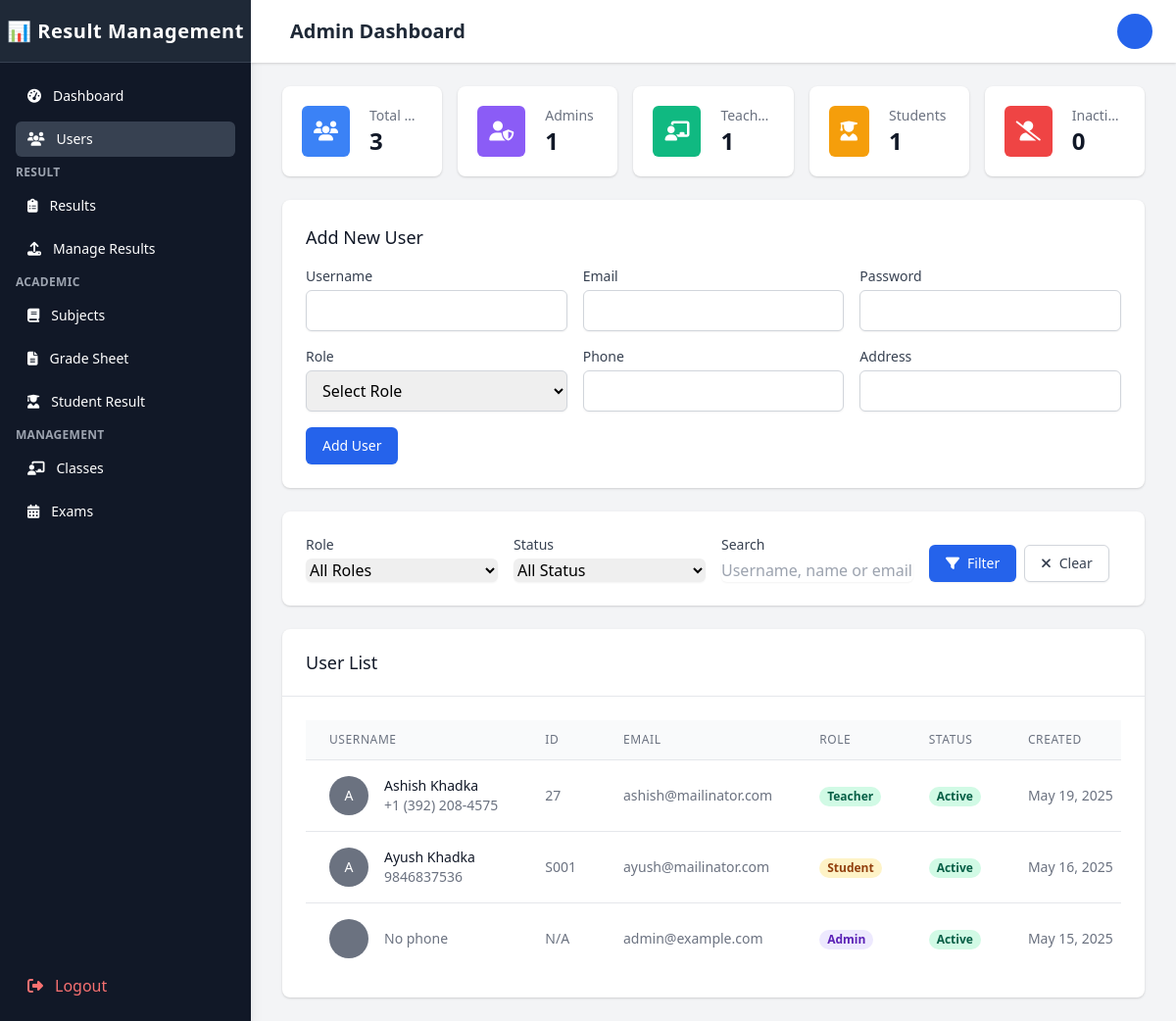
Page /Admin/users.php (signed in) on the earlier database version.
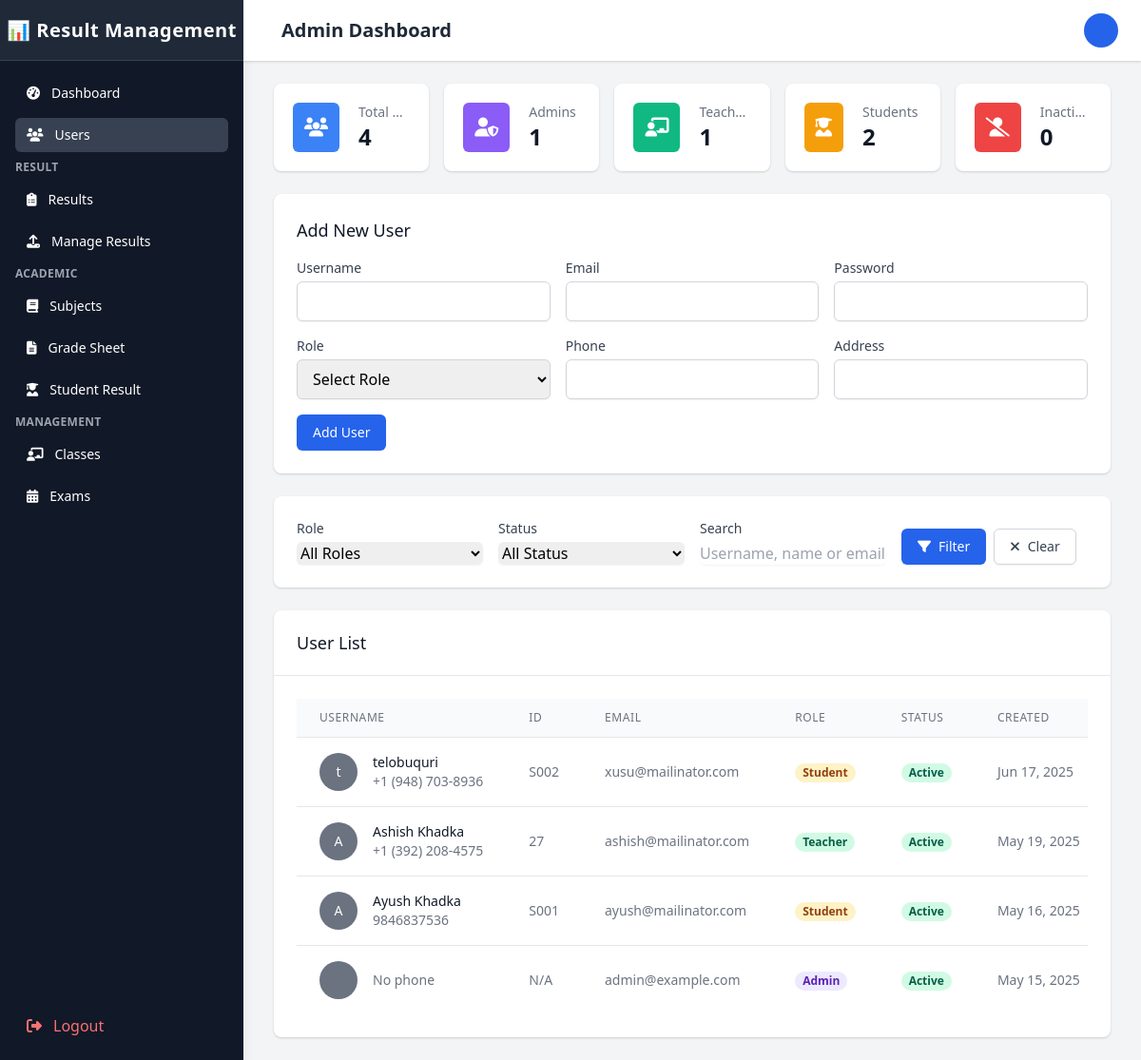
Same page on the later database version.
### tables this page shows
CREATE TABLE `teachers` (
  `teacher_id` int(11) NOT NULL,
  `user_id` int(11) NOT NULL,
  `employee_id` varchar(20) NOT NULL,
  `qualification` varchar(100) DEFAULT NULL,
  `experience` varchar(255) DEFAULT NULL,
  `department` varchar(50) DEFAULT NULL,
  `joining_date` date DEFAULT NULL,
  `phone` varchar(20) DEFAULT NULL,
  `address` text DEFAULT NULL,
  `is_active` tinyint(1) NOT NULL DEFAULT 1,
  `created_at` timestamp NOT NULL DEFAULT current_timestamp(),
  `updated_at` timestamp NOT NULL DEFAULT current_timestamp() ON UPDATE current_timestamp()
);

CREATE TABLE `users` (
  `user_id` int(11) NOT NULL,
  `username` varchar(50) NOT NULL,
  `password` varchar(255) NOT NULL,
  `full_name` varchar(100) NOT NULL,
  `email` varchar(100) NOT NULL,
  `gender` enum('male','female','other') DEFAULT NULL,
  `role` enum('admin','teacher','student') NOT NULL,
  `status` enum('active','inactive','pending','locked') DEFAULT 'active',
  `profile_image` varchar(255) DEFAULT NULL,
  `last_login` datetime DEFAULT NULL,
  `failed_login_attempts` int(11) NOT NULL DEFAULT 0,
  `last_failed_login` datetime DEFAULT NULL,
  `password_reset_token` varchar(100) DEFAULT NULL,
  `password_reset_expires` datetime DEFAULT NULL,
  `email_verified` tinyint(1) NOT NULL DEFAULT 0,
  `email_verification_token` varchar(100) DEFAULT NULL,
  `created_at` timestamp NOT NULL DEFAULT current_timestamp(),
  `updated_at` timestamp NOT NULL DEFAULT current_timestamp() ON UPDATE current_timestamp(),
  `phone` varchar(20) DEFAULT NULL,
  `address` varchar(255) DEFAULT NULL
);

CREATE TABLE `students` (
  `student_id` varchar(20) NOT NULL,
  `user_id` int(11) NOT NULL,
  `roll_number` varchar(20) NOT NULL,
  `registration_number` varchar(30) NOT NULL,
  `class_id` int(11) DEFAULT NULL,
  `batch_year` year(4) NOT NULL,
  `date_of_birth` date DEFAULT NULL,
  `gender` enum('male','female','other') DEFAULT NULL,
  `address` text DEFAULT NULL,
  `phone` varchar(20) DEFAULT NULL,
  `parent_name` varchar(100) DEFAULT NULL,
  `parent_phone` varchar(20) DEFAULT NULL,
  `parent_email` varchar(100) DEFAULT NULL,
  `is_active` tinyint(1) NOT NULL DEFAULT 1,
  `created_at` timestamp NOT NULL DEFAULT current_timestamp(),
  `updated_at` timestamp NOT NULL DEFAULT current_timestamp() ON UPDATE current_timestamp(),
  `section_id` int(11) DEFAULT NULL
);

### Admin/users.php (the view, shortened to what the changed rows need)
<?php
$conn = new mysqli('localhost', 'root', '', 'result_management');
$query = "SELECT u.*,
          s.student_id, s.roll_number, s.class_id,
          t.teacher_id, t.qualification
          FROM users u
          LEFT JOIN students s ON u.user_id = s.user_id
          LEFT JOIN teachers t ON u.user_id = t.user_id
          WHERE 1=1";
$query .= " ORDER BY u.created_at DESC";
$stmt = $conn->prepare($query);
$stmt->execute();
$result = $stmt->get_result();
$users = [];
while ($row = $result->fetch_assoc()) {
    $users[] = $row;
}
$student_count = 0;
foreach ($users as $user) {
    if ($user['role'] == 'student') $student_count++;
}
?>
<!DOCTYPE html>
<html lang="en">
<head>
    <link href="https://cdn.tailwindcss.com" rel="stylesheet">
    <link rel="stylesheet" href="https://cdnjs.cloudflare.com/ajax/libs/font-awesome/6.4.0/css/all.min.css">
</head>
<body class="bg-gray-100">
    <div class="flex h-screen overflow-hidden">
        <?php include 'sidebar.php'; ?>
        <?php include 'mobile_sidebar.php';
        ?>
        <div class="flex flex-col flex-1 w-0 overflow-hidden">
            <?php include 'topBar.php'; ?>
            <main class="flex-1 relative overflow-y-auto focus:outline-none">
                <div class="py-6">
                    <div class="max-w-7xl mx-auto px-4 sm:px-6 md:px-8">
                        <div class="grid grid-cols-1 sm:grid-cols-2 lg:grid-cols-5 gap-4 mb-6">
                            <div class="bg-white overflow-hidden shadow rounded-lg">
                                <div class="p-5">
                                    <div class="flex items-center">
                                        <div class="ml-5 w-0 flex-1">
                                            <dl>
                                                <dd class="flex items-baseline">
                                                    <div class="text-2xl font-semibold text-gray-900"><?php echo count($users); ?></div>
                                                </dd>
                                            </dl>
                                        </div>
                                    </div>
                                </div>
                            </div>
                            <div class="bg-white overflow-hidden shadow rounded-lg">
                                <div class="p-5">
                                    <div class="flex items-center">
                                        <div class="ml-5 w-0 flex-1">
                                            <dl>
                                                <dd class="flex items-baseline">
                                                    <div class="text-2xl font-semibold text-gray-900"><?php echo $student_count; ?></div>
                                                </dd>
                                            </dl>
                                        </div>
                                    </div>
                                </div>
                            </div>
                        </div>
                        <div class="bg-white shadow rounded-lg p-6 mb-6">
                            <h2 class="text-lg font-medium text-gray-900 mb-4">Add New User</h2>
                        </div>
                        <div class="bg-white shadow rounded-lg overflow-hidden">
                            <div class="px-4 py-5 border-b border-gray-200 sm:px-6">
                                <h2 class="text-lg font-medium text-gray-900">User List</h2>
                            </div>
                            <div class="px-4 py-5 sm:p-6">
                                <div class="overflow-x-auto">
                                    <table class="min-w-full divide-y divide-gray-200">
                                        <thead class="bg-gray-50">
                                            <tr>
                                                <th scope="col" class="px-6 py-3 text-left text-xs font-medium text-gray-500 uppercase tracking-wider">Username</th>
                                                <th scope="col" class="px-6 py-3 text-left text-xs font-medium text-gray-500 uppercase tracking-wider">ID</th>
                                                <th scope="col" class="px-6 py-3 text-left text-xs font-medium text-gray-500 uppercase tracking-wider">Email</th>
                                                <th scope="col" class="px-6 py-3 text-left text-xs font-medium text-gray-500 uppercase tracking-wider">Role</th>
                                                <th scope="col" class="px-6 py-3 text-left text-xs font-medium text-gray-500 uppercase tracking-wider">Status</th>
                                                <th scope="col" class="px-6 py-3 text-left text-xs font-medium text-gray-500 uppercase tracking-wider">Created</th>
                                            </tr>
                                        </thead>
                                        <tbody class="bg-white divide-y divide-gray-200">
                                            <?php if (empty($users)): ?>
                                            <tr>
                                                <td colspan="7" class="px-6 py-4 text-center text-sm text-gray-500">No users found.</td>
                                            </tr>
                                            <?php else: ?>
                                                <?php foreach ($users as $user): ?>
                                                <tr>
                                                    <td class="px-6 py-4 whitespace-nowrap">
                                                        <div class="flex items-center">
                                                            <div class="flex-shrink-0 h-10 w-10">
                                                                <?php if (isset($user['profile_image']) && $user['profile_image']): ?>
                                                                    <img class="h-10 w-10 rounded-full" src="<?php echo $user['profile_image']; ?>" alt="Profile image">
                                                                <?php else: ?>
                                                                    <span class="inline-flex items-center justify-center h-10 w-10 rounded-full bg-gray-500">
                                                                        <span class="text-sm font-medium leading-none text-white"><?php echo substr($user['full_name'], 0, 1); ?></span>
                                                                    </span>
                                                                <?php endif; ?>
                                                            </div>
                                                            <div class="ml-4">
                                                                <div class="text-sm font-medium text-gray-900"><?php echo $user['full_name']; ?></div>
                                                                <div class="text-sm text-gray-500"><?php echo $user['phone'] ? $user['phone'] : 'No phone'; ?></div>
                                                            </div>
                                                        </div>
                                                    </td>
                                                    <td class="px-6 py-4 whitespace-nowrap text-sm text-gray-500">
                                                        <?php
                                                        if ($user['role'] == 'student' && isset($user['student_id'])) {
                                                            echo $user['student_id'];
                                                        } elseif ($user['role'] == 'teacher' && isset($user['teacher_id'])) {
                                                            echo $user['teacher_id'];
                                                        } else {
                                                            echo 'N/A';
                                                        }
                                                        ?>
                                                    </td>
                                                    <td class="px-6 py-4 whitespace-nowrap text-sm text-gray-500"><?php echo $user['email']; ?></td>
                                                    <td class="px-6 py-4 whitespace-nowrap text-sm text-gray-500">
                                                        <span class="px-2 inline-flex text-xs leading-5 font-semibold rounded-full
                                                            <?php
                                                            if ($user['role'] == 'admin') echo 'bg-purple-100 text-purple-800';
                                                            elseif ($user['role'] == 'teacher') echo 'bg-green-100 text-green-800';
                                                            else echo 'bg-yellow-100 text-yellow-800';
                                                            ?>">
                                                            <?php echo ucfirst($user['role']); ?>
                                                        </span>
                                                    </td>
                                                    <td class="px-6 py-4 whitespace-nowrap text-sm text-gray-500">
                                                        <span class="px-2 inline-flex text-xs leading-5 font-semibold rounded-full
                                                            <?php echo $user['status'] == 'active' ? 'bg-green-100 text-green-800' : 'bg-red-100 text-red-800'; ?>">
                                                            <?php echo ucfirst($user['status']); ?>
                                                        </span>
                                                    </td>
                                                    <td class="px-6 py-4 whitespace-nowrap text-sm text-gray-500"><?php echo date('M d, Y', strtotime($user['created_at'])); ?></td>
                                                </tr>
                                                <?php endforeach; ?>
                                            <?php endif; ?>
                                        </tbody>
                                    </table>
                                </div>
                            </div>
                        </div>
                    </div>
                </div>
            </main>
        </div>
    </div>
</body>
</html>

Differences in the rows shown:
added students: user.full_name "t", user.full_name "telobuquri", user.phone "+1 (948) 703-8936", student_id "S002", user.email "xusu@mailinator.com", user.role "Student", user.status "Active", user.created_at "Jun 17, 2025"
Other differences:
count($users): "3" → "4"
$student_count: "1" → "2"
